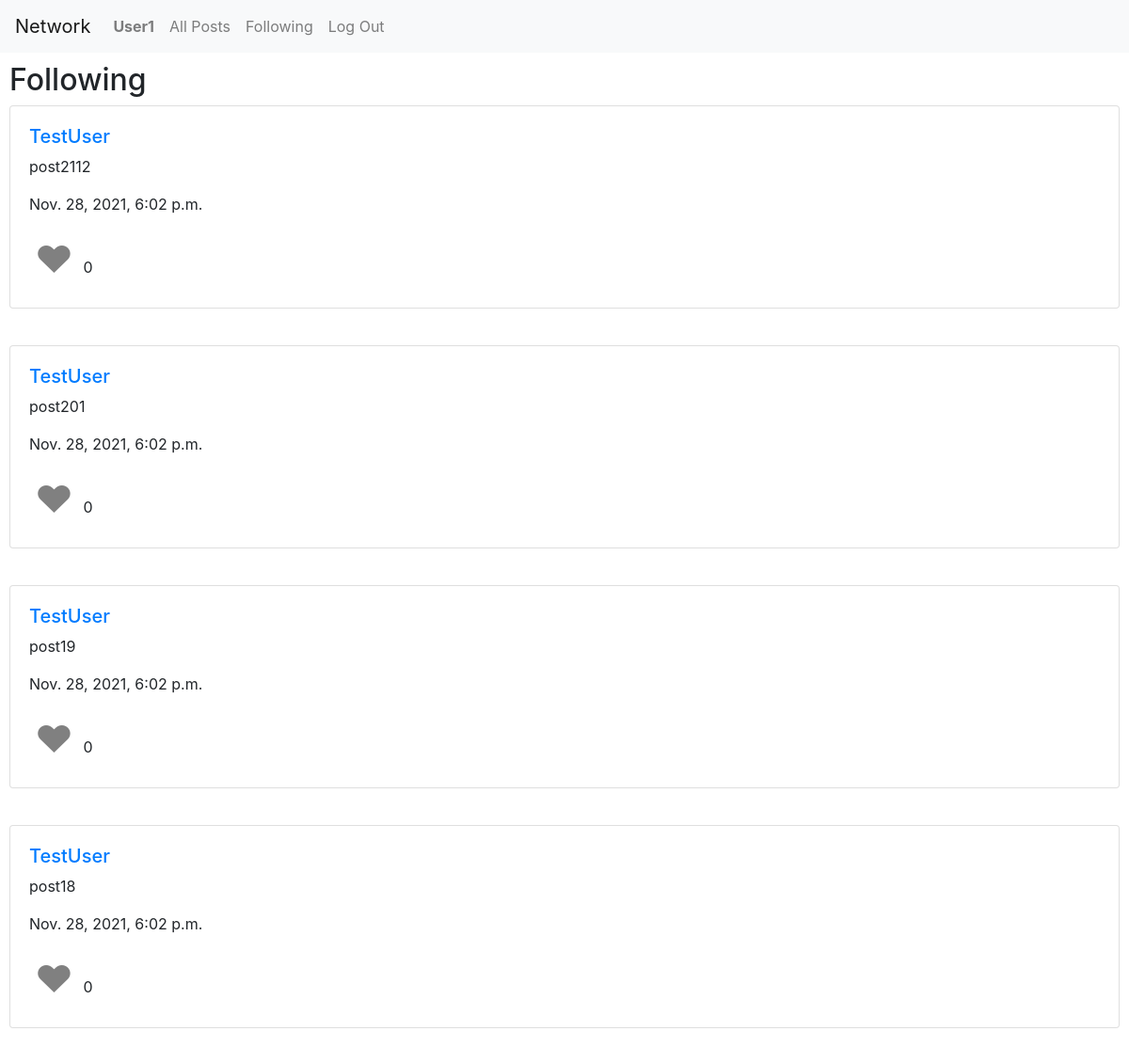
Page /following (signed in, upper part) on the earlier database version.
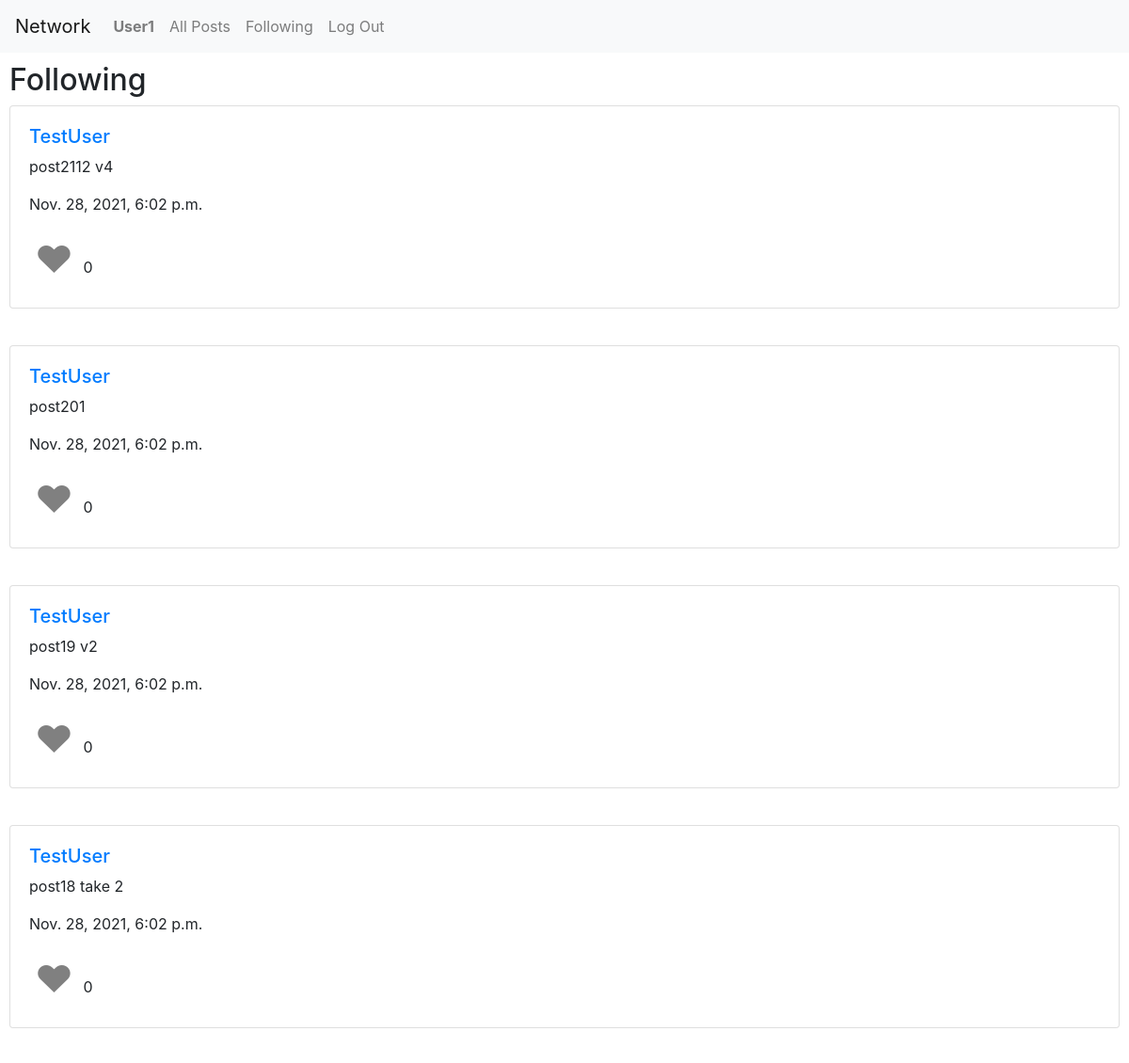
Same page on the later database version.
### network/models.py (models this page shows, shortened)
class Post(models.Model):
    user = models.ForeignKey(User, on_delete=models.CASCADE, related_name="posts")
    created = models.DateTimeField(auto_now_add=True)
    post = models.CharField(max_length=280)

class User(AbstractUser):
    pass

### network/views.py (the view)
# urls.py: path("following", views.following, name="following"),
def following(request):
    posts = list()
    following = request.user.following.all()
    for followed_user in following:
        for post in Post.objects.all().filter(user = followed_user.following).order_by("-created").all():
            posts.append(post)
    posts.sort(key = attrgetter('created'), reverse = True)
    paginator = Paginator(posts, 10)
    page_number = request.GET.get('page')
    page_obj = paginator.get_page(page_number)
    user_liked_posts = Likes.objects.filter(liked_by = request.user)
    user_liked_posts_unpacked = set()
    for post in user_liked_posts:
        user_liked_posts_unpacked.add(post.post)
    return render(request, "network/following.html", {
        "posts": page_obj,
        "user_liked_posts": user_liked_posts_unpacked
    })

### network/templates/network/following.html (shortened to what this page needs)
{% extends "network/layout.html" %}
{% load static %}
{% block body %}
    <h2>Following</h2>
    {% for post in posts %}
        <div class="card post">
            <div class="card-body">
                <div class="row">
                    <div class="col-12">
                        <h5><a href="/profile/{{post.user}}">{{post.user}}</a></h5>
                        <p>{{post.post}}</p>
                        <p>{{post.created}}</p>
                        {% if post in user_liked_posts %}
                            <button class="heart red_heart" onclick="like(this, '{{ user }}', '{{ post.id }}')" id="{{post.user}}{{post.id}}">&hearts;</button>
                        {% else %}
                            <button class="heart" onclick="like(this, '{{ user }}', '{{ post.id }}')" id="{{post.user}}{{post.id}}">&hearts;</button>
                        {% endif %}
                        <span id="like{{post.id}}">{{post.likes.count}}</span>
                    </div>
                </div>
            </div>
        </div>
        <br>
    {% endfor %}
{% endblock %}

Differences in the rows shown:
changed Post: post "post2112" → "post2112 v4"
changed Post: post "post19" → "post19 v2"
changed Post: post "post18" → "post18 take 2"
